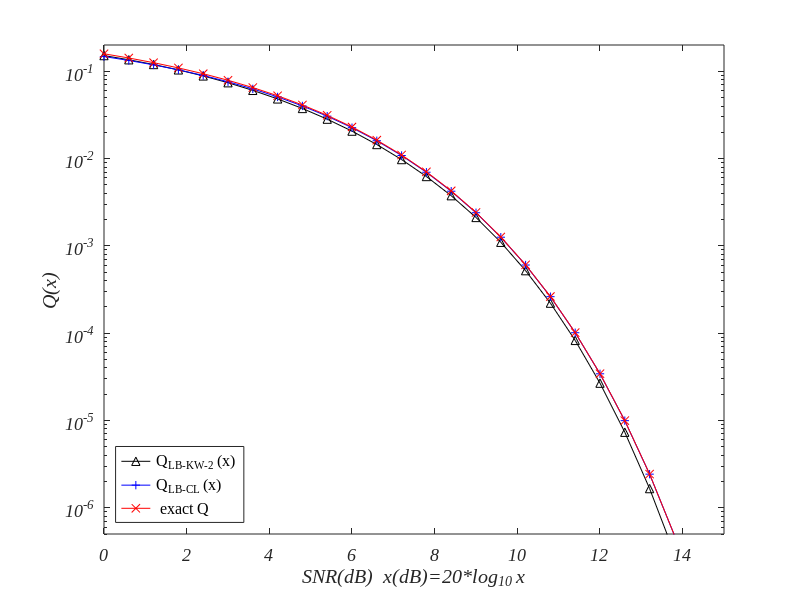

Write MATLAB code to recreate this figure.
%% 参数
clc
clear
close
x=linspace(0,15,26);
t=10.^(x./20);



%%
Qlbkw2=exp((-2.*(3.^0.5)./pi).*t.^2)./6+exp((-3.^0.5./pi).*t.^2)./6;
%%
c=(sqrt(t.^4+6.*t.^2+1)+t.^2+1)./4;
Q_Wu_vtc=sqrt(exp(1)./pi.*c)./(2.*c+1).*exp(-(2.*c+1)./(4.*c).*t.^2);


%% 实际的q函数
exactQ=qfunc(t);


%% 画画
figure
semilogy(x,Qlbkw2,'k^-')
hold on
semilogy(x,Q_Wu_vtc,'b+-')

plot(x,exactQ,'rx-')


xlabel('SNR(dB)  x(dB)=20*log_{10}_ x',"FontName","Times New Roman")
ylabel('Q(x)',"FontName","Times New Roman")
legend('Q_{LB-KW-2}_ (x)','Q_{LB-CL}_ (x)',' exact Q',...
'Location','southwest','FontSize',13,"FontName","Times New Roman")
set(gca,'FontSize',13,'Fontangle','italic',"FontName",'Times New Roman');
% set(gca, 'FontSize', 13,"FontName",'Times New Roman');
%  axis([0 8 6*10.^(-3) 0.2])
 axis([0 15 5.*10^(-7) 2.*10.^(-1)])